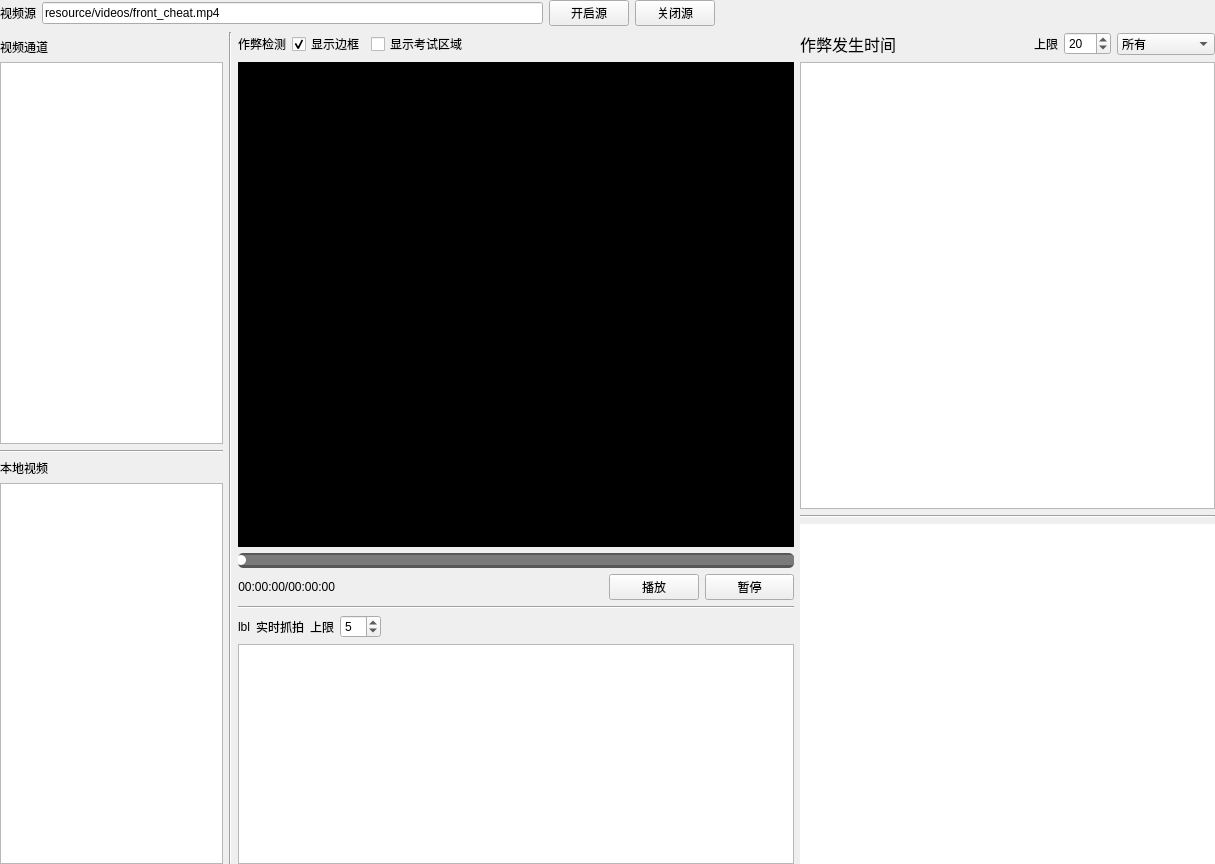
<?xml version="1.0" encoding="UTF-8"?>
<ui version="4.0">
 <class>CheatingDetection</class>
 <widget class="QWidget" name="CheatingDetection">
  <property name="geometry">
   <rect>
    <x>0</x>
    <y>0</y>
    <width>1215</width>
    <height>864</height>
   </rect>
  </property>
  <property name="windowTitle">
   <string>作弊检测</string>
  </property>
  <layout class="QVBoxLayout" name="verticalLayout_13">
   <property name="leftMargin">
    <number>0</number>
   </property>
   <property name="topMargin">
    <number>0</number>
   </property>
   <property name="rightMargin">
    <number>0</number>
   </property>
   <property name="bottomMargin">
    <number>0</number>
   </property>
   <item>
    <layout class="QHBoxLayout" name="horizontalLayout_8">
     <item>
      <widget class="QLabel" name="label_10">
       <property name="text">
        <string>视频源</string>
       </property>
      </widget>
     </item>
     <item>
      <widget class="QLineEdit" name="video_source_txt">
       <property name="text">
        <string>resource/videos/front_cheat.mp4</string>
       </property>
      </widget>
     </item>
     <item>
      <widget class="QPushButton" name="open_source_btn">
       <property name="text">
        <string>开启源</string>
       </property>
      </widget>
     </item>
     <item>
      <widget class="QPushButton" name="close_source_btn">
       <property name="text">
        <string>关闭源</string>
       </property>
      </widget>
     </item>
     <item>
      <spacer name="horizontalSpacer_5">
       <property name="orientation">
        <enum>Qt::Horizontal</enum>
       </property>
       <property name="sizeHint" stdset="0">
        <size>
         <width>40</width>
         <height>20</height>
        </size>
       </property>
      </spacer>
     </item>
    </layout>
   </item>
   <item>
    <layout class="QHBoxLayout" name="horizontalLayout_9" stretch="2,0,5,2">
     <item>
      <layout class="QVBoxLayout" name="verticalLayout_7">
       <item>
        <widget class="Line" name="line_7">
         <property name="orientation">
          <enum>Qt::Vertical</enum>
         </property>
        </widget>
       </item>
       <item>
        <widget class="QLabel" name="label_11">
         <property name="text">
          <string>视频通道</string>
         </property>
        </widget>
       </item>
       <item>
        <widget class="QListWidget" name="video_resource_list"/>
       </item>
       <item>
        <widget class="Line" name="line_8">
         <property name="orientation">
          <enum>Qt::Horizontal</enum>
         </property>
        </widget>
       </item>
       <item>
        <widget class="QLabel" name="label_12">
         <property name="text">
          <string>本地视频</string>
         </property>
        </widget>
       </item>
       <item>
        <widget class="QListWidget" name="video_resource_file_list"/>
       </item>
      </layout>
     </item>
     <item>
      <widget class="Line" name="line_9">
       <property name="orientation">
        <enum>Qt::Vertical</enum>
       </property>
      </widget>
     </item>
     <item>
      <layout class="QVBoxLayout" name="verticalLayout_8">
       <item>
        <layout class="QVBoxLayout" name="verticalLayout_9" stretch="0,8,0,1">
         <item>
          <layout class="QHBoxLayout" name="horizontalLayout_10">
           <item>
            <widget class="QLabel" name="label_13">
             <property name="styleSheet">
              <string notr="true">font: 12pt &quot;华文琥珀&quot;;</string>
             </property>
             <property name="text">
              <string>作弊检测</string>
             </property>
            </widget>
           </item>
           <item>
            <widget class="QCheckBox" name="show_box_ckb">
             <property name="text">
              <string>显示边框</string>
             </property>
             <property name="checked">
              <bool>true</bool>
             </property>
            </widget>
           </item>
           <item>
            <widget class="QCheckBox" name="show_area_ckb">
             <property name="text">
              <string>显示考试区域</string>
             </property>
            </widget>
           </item>
           <item>
            <spacer name="horizontalSpacer_6">
             <property name="orientation">
              <enum>Qt::Horizontal</enum>
             </property>
             <property name="sizeHint" stdset="0">
              <size>
               <width>40</width>
               <height>20</height>
              </size>
             </property>
            </spacer>
           </item>
          </layout>
         </item>
         <item>
          <widget class="QLabel" name="video_screen">
           <property name="autoFillBackground">
            <bool>false</bool>
           </property>
           <property name="styleSheet">
            <string notr="true">background-color: rgb(0, 0, 0);</string>
           </property>
           <property name="frameShadow">
            <enum>QFrame::Plain</enum>
           </property>
           <property name="text">
            <string/>
           </property>
          </widget>
         </item>
         <item>
          <widget class="QSlider" name="video_process_bar">
           <property name="autoFillBackground">
            <bool>false</bool>
           </property>
           <property name="styleSheet">
            <string notr="true"> QSlider {
	background-color: rgba(22, 22, 22, 0.7);
	border-radius: 5px;
}
 
QSlider::sub-page:horizontal {
	background-color: #FF7826;
	height:4px;
	border-radius: 2px;
}
 
QSlider::add-page:horizontal {
	background-color: #7A7B79;
	height:4px;
	border-radius: 2px;
}
 
QSlider::groove:horizontal {
	background:transparent;
	height:10px;
}
 
QSlider::handle:horizontal {
	height: 10px;
	width: 10px;
	margin: 0px -2px 0px -2px;
	border-radius: 5px;
	background: white;
}</string>
           </property>
           <property name="minimum">
            <number>-1</number>
           </property>
           <property name="maximum">
            <number>-1</number>
           </property>
           <property name="value">
            <number>-1</number>
           </property>
           <property name="orientation">
            <enum>Qt::Horizontal</enum>
           </property>
           <property name="tickPosition">
            <enum>QSlider::NoTicks</enum>
           </property>
           <property name="tickInterval">
            <number>0</number>
           </property>
          </widget>
         </item>
         <item>
          <layout class="QHBoxLayout" name="horizontalLayout_11" stretch="1,3,1,1">
           <item>
            <widget class="QLabel" name="time_process_label">
             <property name="layoutDirection">
              <enum>Qt::LeftToRight</enum>
             </property>
             <property name="text">
              <string>00:00:00/00:00:00</string>
             </property>
             <property name="alignment">
              <set>Qt::AlignRight|Qt::AlignTrailing|Qt::AlignVCenter</set>
             </property>
            </widget>
           </item>
           <item>
            <spacer name="horizontalSpacer_7">
             <property name="orientation">
              <enum>Qt::Horizontal</enum>
             </property>
             <property name="sizeHint" stdset="0">
              <size>
               <width>40</width>
               <height>20</height>
              </size>
             </property>
            </spacer>
           </item>
           <item>
            <widget class="QPushButton" name="play_video_btn">
             <property name="text">
              <string>播放</string>
             </property>
            </widget>
           </item>
           <item>
            <widget class="QPushButton" name="stop_playing_btn">
             <property name="text">
              <string>暂停</string>
             </property>
            </widget>
           </item>
          </layout>
         </item>
        </layout>
       </item>
       <item>
        <widget class="Line" name="line_10">
         <property name="orientation">
          <enum>Qt::Horizontal</enum>
         </property>
        </widget>
       </item>
       <item>
        <layout class="QVBoxLayout" name="verticalLayout_10">
         <item>
          <layout class="QHBoxLayout" name="horizontalLayout_12">
           <item>
            <widget class="QLabel" name="real_time_catch_ico">
             <property name="maximumSize">
              <size>
               <width>25</width>
               <height>25</height>
              </size>
             </property>
             <property name="text">
              <string>lbl</string>
             </property>
             <property name="scaledContents">
              <bool>true</bool>
             </property>
            </widget>
           </item>
           <item>
            <widget class="QLabel" name="real_time_catch_lbl">
             <property name="styleSheet">
              <string notr="true">font: 12pt &quot;华文琥珀&quot;;</string>
             </property>
             <property name="text">
              <string>实时抓拍</string>
             </property>
            </widget>
           </item>
           <item>
            <layout class="QHBoxLayout" name="horizontalLayout_13">
             <item>
              <widget class="QLabel" name="label_14">
               <property name="text">
                <string>上限</string>
               </property>
              </widget>
             </item>
             <item>
              <widget class="QSpinBox" name="real_time_catch_spin">
               <property name="minimum">
                <number>1</number>
               </property>
               <property name="maximum">
                <number>50</number>
               </property>
               <property name="value">
                <number>5</number>
               </property>
              </widget>
             </item>
             <item>
              <spacer name="horizontalSpacer_8">
               <property name="orientation">
                <enum>Qt::Horizontal</enum>
               </property>
               <property name="sizeHint" stdset="0">
                <size>
                 <width>40</width>
                 <height>20</height>
                </size>
               </property>
              </spacer>
             </item>
            </layout>
           </item>
          </layout>
         </item>
         <item>
          <widget class="QListWidget" name="real_time_catch_list">
           <property name="sizePolicy">
            <sizepolicy hsizetype="Expanding" vsizetype="Fixed">
             <horstretch>0</horstretch>
             <verstretch>0</verstretch>
            </sizepolicy>
           </property>
           <property name="minimumSize">
            <size>
             <width>0</width>
             <height>220</height>
            </size>
           </property>
           <property name="sizeIncrement">
            <size>
             <width>0</width>
             <height>250</height>
            </size>
           </property>
           <property name="baseSize">
            <size>
             <width>0</width>
             <height>250</height>
            </size>
           </property>
           <property name="flow">
            <enum>QListView::LeftToRight</enum>
           </property>
          </widget>
         </item>
        </layout>
       </item>
      </layout>
     </item>
     <item>
      <layout class="QVBoxLayout" name="verticalLayout_11" stretch="7,0,5">
       <item>
        <layout class="QVBoxLayout" name="verticalLayout_12" stretch="0,0">
         <item>
          <layout class="QHBoxLayout" name="horizontalLayout_14" stretch="7,0,0,3">
           <item>
            <widget class="QLabel" name="label_4">
             <property name="font">
              <font>
               <family>华文琥珀</family>
               <pointsize>12</pointsize>
               <weight>50</weight>
               <italic>false</italic>
               <bold>false</bold>
              </font>
             </property>
             <property name="styleSheet">
              <string notr="true">font: 12pt &quot;华文琥珀&quot;;</string>
             </property>
             <property name="text">
              <string>作弊发生时间</string>
             </property>
            </widget>
           </item>
           <item>
            <widget class="QLabel" name="label_15">
             <property name="text">
              <string>上限</string>
             </property>
            </widget>
           </item>
           <item>
            <widget class="QSpinBox" name="cheating_list_spin">
             <property name="minimum">
              <number>1</number>
             </property>
             <property name="maximum">
              <number>100</number>
             </property>
             <property name="value">
              <number>20</number>
             </property>
            </widget>
           </item>
           <item>
            <widget class="QComboBox" name="cheating_type_combo">
             <item>
              <property name="text">
               <string>所有</string>
              </property>
             </item>
             <item>
              <property name="text">
               <string>传递物品</string>
              </property>
             </item>
             <item>
              <property name="text">
               <string>偷看</string>
              </property>
             </item>
             <item>
              <property name="text">
               <string>东张西望</string>
              </property>
             </item>
            </widget>
           </item>
          </layout>
         </item>
         <item>
          <widget class="QListWidget" name="cheating_list">
           <property name="minimumSize">
            <size>
             <width>415</width>
             <height>0</height>
            </size>
           </property>
           <property name="selectionBehavior">
            <enum>QAbstractItemView::SelectItems</enum>
           </property>
           <property name="selectionRectVisible">
            <bool>false</bool>
           </property>
          </widget>
         </item>
        </layout>
       </item>
       <item>
        <widget class="Line" name="line_11">
         <property name="orientation">
          <enum>Qt::Horizontal</enum>
         </property>
        </widget>
       </item>
       <item>
        <widget class="QLabel" name="cheating_list_img">
         <property name="enabled">
          <bool>true</bool>
         </property>
         <property name="sizePolicy">
          <sizepolicy hsizetype="Preferred" vsizetype="Preferred">
           <horstretch>0</horstretch>
           <verstretch>0</verstretch>
          </sizepolicy>
         </property>
         <property name="minimumSize">
          <size>
           <width>0</width>
           <height>200</height>
          </size>
         </property>
         <property name="sizeIncrement">
          <size>
           <width>0</width>
           <height>0</height>
          </size>
         </property>
         <property name="autoFillBackground">
          <bool>false</bool>
         </property>
         <property name="styleSheet">
          <string notr="true">background-color: rgb(255, 255, 255);</string>
         </property>
         <property name="text">
          <string/>
         </property>
        </widget>
       </item>
      </layout>
     </item>
    </layout>
   </item>
  </layout>
 </widget>
 <resources/>
 <connections/>
</ui>
